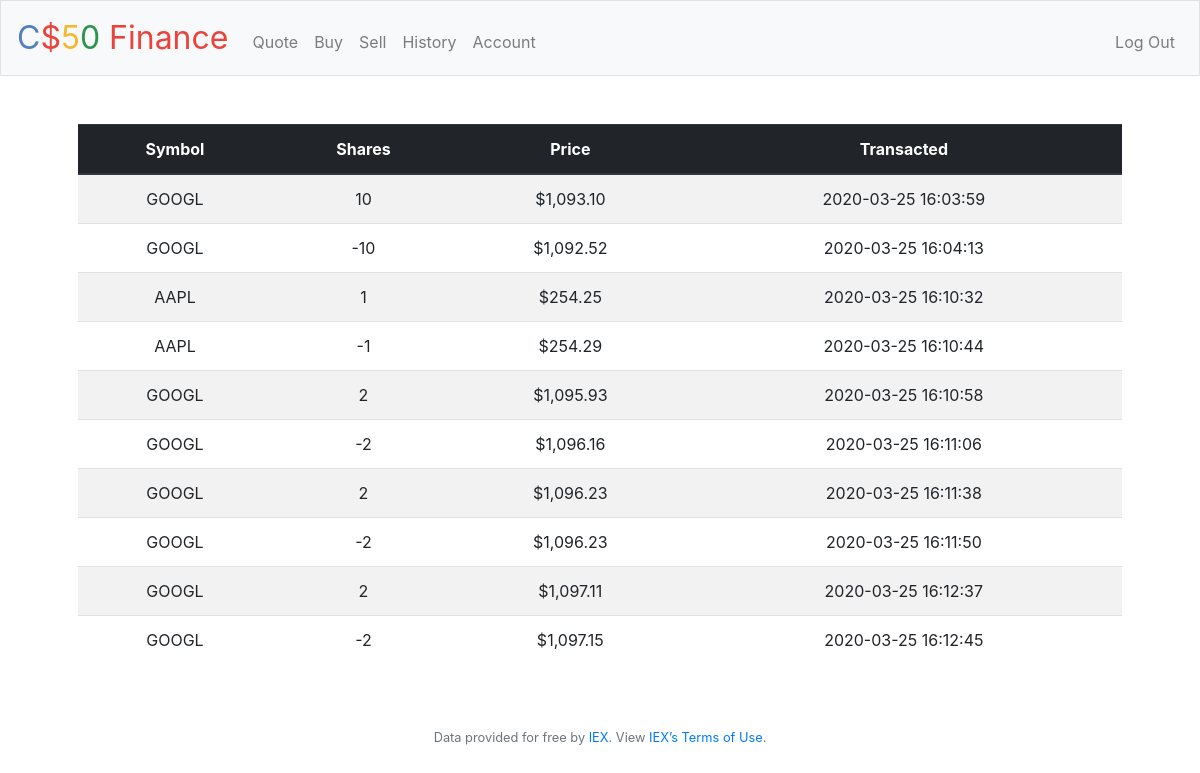
The app's page /history (signed in) with its own data.
### tables this page shows
CREATE TABLE 'transactions' ( 
  'id' integer PRIMARY KEY AUTOINCREMENT NOT NULl, 
  'uid' integer NOT NULL, 
  'company' varchar(255) NOT NULL, 
  'symbol' varchar(5) NOT NULL, 
  'price' NUMERIC NOT NULL, 
  'amount' integer NOT NULL, 
  'type' varchar(10) NOT NULL, 
  'timestamp' timestamp DEFAULT CURRENT_TIMESTAMP NOT NULL, 
  FOREIGN KEY ('uid') REFERENCES 'users'('id'), 
  CONSTRAINT chk_type CHECK (type='bought' OR type='sold') 
);

### pset8/finance/application.py (the view)
@app.route("/history")
@login_required
def history():
    rows = db.execute("SELECT * FROM transactions WHERE uid = :uid", uid = session["user_id"])
    return render_template("history.html", history = rows, usd = usd)

### pset8/finance/application.py (called while the page is built)
@app.after_request
def after_request(response):
    response.headers["Cache-Control"] = "no-cache, no-store, must-revalidate"
    response.headers["Expires"] = 0
    response.headers["Pragma"] = "no-cache"
    return response

### pset8/finance/helpers.py (called while the page is built)
def login_required(f):
    @wraps(f)
    def decorated_function(*args, **kwargs):
        if session.get("user_id") is None:
            return redirect("/login")
        return f(*args, **kwargs)
    return decorated_function

def usd(value):
    return f"${value:,.2f}"

### pset8/finance/templates/history.html (shortened to what this page needs)
{% extends "layout.html" %}
{% block main  %}
    <table class="table table-striped">
        <thead class="thead-dark">
            <tr>
                <th scope="col">Symbol</th>
                <th scope="col">Shares</th>
                <th scope="col">Price</th>
                <th scope="col">Transacted</th>
            </tr>
        </thead>
        <tbody>
            {% for transaction in history %}
                <tr>
                    <td>{{ transaction["symbol"] }}</th>
                    <td>{{ "-" if transaction["type"] == 'sold' else "" }}{{ transaction["amount"] }}</td>
                    <td>{{ usd(transaction["price"]) }}</td>
                    <td>{{ transaction["timestamp"] }}</td>
                </tr>
            {% endfor %}
        </tbody>
    </table>
{% endblock  %}

### pset8/finance/templates/layout.html (shortened to what this page needs)
<!DOCTYPE html>
<html lang="en">
    <head>
        <link href="https://maxcdn.bootstrapcdn.com/bootstrap/4.1.3/css/bootstrap.min.css" rel="stylesheet">
        <link href="/static/styles.css" rel="stylesheet">
    </head>
    <body>
        <nav class="navbar navbar-expand-md navbar-light bg-light border">
            <a class="navbar-brand" href="/"><span class="blue">C</span><span class="red">$</span><span class="yellow">5</span><span class="green">0</span> <span class="red">Finance</span></a>
            <div class="collapse navbar-collapse" id="navbar">
                {% if session.user_id %}
                <ul class="navbar-nav mr-auto mt-2">
                    <li class="nav-item"><a class="nav-link" href="/quote">Quote</a></li>
                    <li class="nav-item"><a class="nav-link" href="/buy">Buy</a></li>
                    <li class="nav-item"><a class="nav-link" href="/sell">Sell</a></li>
                    <li class="nav-item"><a class="nav-link" href="/history">History</a></li>
                    <li class="nav-item"><a class="nav-link" href="/account">Account</a></li>
                </ul>
                <ul class="navbar-nav ml-auto mt-2">
                    <li class="nav-item"><a class="nav-link" href="/logout">Log Out</a></li>
                </ul>
                {% else %}
                <ul class="navbar-nav ml-auto mt-2">
                    <li class="nav-item"><a class="nav-link" href="/register">Register</a></li>
                    <li class="nav-item"><a class="nav-link" href="/login">Log In</a></li>
                </ul>
                {% endif %}
            </div>
        </nav>
        <main class="container p-5">
            {% block main %}{% endblock %}
        </main>
        <footer class="small text-center text-muted">
            Data provided for free by <a href="https://iextrading.com/developer">IEX</a>. View <a href="https://iextrading.com/api-exhibit-a/">IEX’s Terms of Use</a>.
        </footer>
    </body>
</html>

### pset8/finance/static/styles.css (style rules this page uses)
nav .navbar-brand { font-size: xx-large; }
nav .navbar-brand .blue { color: #537fbe; }
nav .navbar-brand .red { color: #ea433b; }
nav .navbar-brand .yellow { color: #f5b82e; }
nav .navbar-brand .green { color: #2e944b; }
main { overflow-x: auto; text-align: center; }

### records on screen
transactions: price "$1,093.10"
transactions: type "-", price "$1,092.52"
transactions: price "$254.25"
transactions: type "-", price "$254.29"
transactions: price "$1,095.93"
transactions: type "-", price "$1,096.16"
transactions: price "$1,096.23"
transactions: type "-", price "$1,096.23"
transactions: price "$1,097.11"
transactions: type "-", price "$1,097.15"
